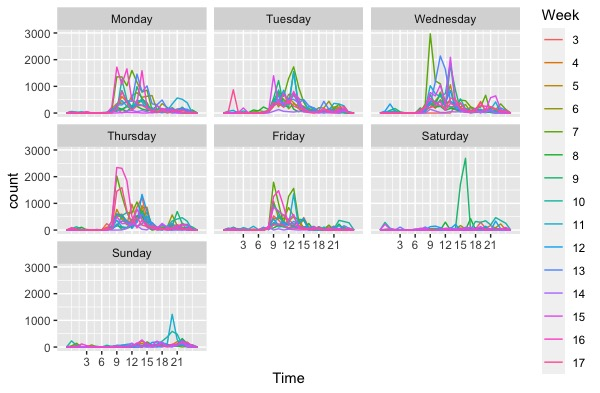

Write R code to recreate this figure.
library(RSQLite)
library(tidyverse)
library(lubridate)

# path to sqlite3 file
urle <- "<html_path>"
download.file(urle, destfile = "words.sqlite3", cacheOK=TRUE)

# connect to db
con <- dbConnect(drv=RSQLite::SQLite(), dbname="words.sqlite3")

# exclude sqlite_sequence
tables <- tables[tables != "sqlite_sequence"]

lDataFrames <- vector("list", length=length(tables))

# get data table
for (i in seq(along=tables)) {
  lDataFrames[[i]] <- dbGetQuery(conn=con, statement=paste("SELECT * FROM '", tables[[i]], "'", sep=""))
}

# create tibble - overview over hits per day
dataFrame_2 <- lDataFrames[[2]] %>% 
  as_tibble() %>% 
  rename(ord = `_ord`) %>% 
  rename(date = `_date`) %>% 
  rename(id = `_id`) %>% 
  mutate(date_2 = dmy_hms(date),
         day = wday(date_2),
         hour = hour(date_2),
         week = isoweek(date_2),
         minute = minute(date_2),
         minutes = minute/60,
         time = hour + minutes,
         days = ifelse(day == 2, "Monday",
                       ifelse(day == 3, "Tuesday",
                              ifelse(day == 4, "Wednesday",
                                     ifelse(day == 5, "Thursday",
                                            ifelse(day == 6, "Friday",
                                                   ifelse(day == 7, "Saturday", "Sunday")))))),
         days = factor(days, levels = c("Monday", "Tuesday", "Wednesday", "Thursday", "Friday", "Saturday", "Sunday")),
         Uke = as.factor(Uke))
  
#hits per participant
dataFrame_1 <- lDataFrames[[3]] %>% 
  as_tibble()
nrow(dataFrame_2)/dataFrame_1$sum

# chart showing hits every day and time of day
dataFrame_2 %>% 
  ggplot(aes(time, color = week)) +
  geom_freqpoly(binwidth = 1) +
  # Military time format
  scale_x_continuous(breaks = c(3, 6, 9, 12, 15, 18, 21)) +
  facet_wrap(~days)
